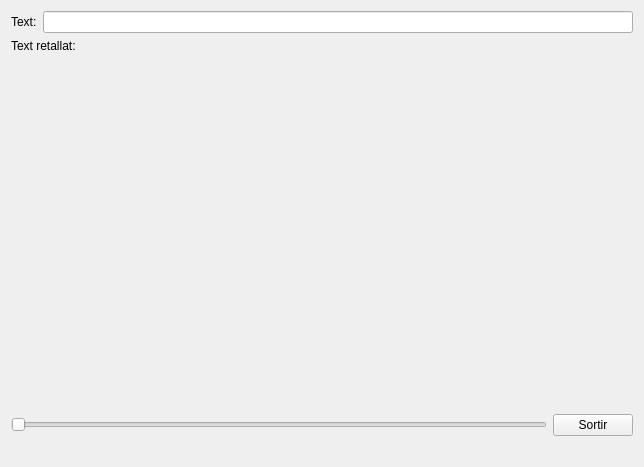
<?xml version="1.0" encoding="UTF-8"?>
<ui version="4.0">
 <class>Form</class>
 <widget class="QWidget" name="Form">
  <property name="geometry">
   <rect>
    <x>0</x>
    <y>0</y>
    <width>644</width>
    <height>467</height>
   </rect>
  </property>
  <property name="windowTitle">
   <string>Ejercicio1</string>
  </property>
  <layout class="QVBoxLayout" name="verticalLayout_5">
   <item>
    <layout class="QVBoxLayout" name="verticalLayout_4">
     <item>
      <layout class="QVBoxLayout" name="verticalLayout_3">
       <item>
        <layout class="QVBoxLayout" name="verticalLayout_2">
         <item>
          <layout class="QHBoxLayout" name="horizontalLayout_3">
           <item>
            <widget class="QLabel" name="label">
             <property name="text">
              <string>Text:</string>
             </property>
            </widget>
           </item>
           <item>
            <widget class="MyLinerEdit" name="lineEdit"/>
           </item>
          </layout>
         </item>
         <item>
          <layout class="QHBoxLayout" name="horizontalLayout_5">
           <item>
            <widget class="QLabel" name="label_2">
             <property name="text">
              <string>Text retallat: </string>
             </property>
            </widget>
           </item>
           <item>
            <widget class="MyLinerEdit2" name="TextoSalida">
             <property name="text">
              <string/>
             </property>
            </widget>
           </item>
          </layout>
         </item>
        </layout>
       </item>
       <item>
        <spacer name="verticalSpacer">
         <property name="orientation">
          <enum>Qt::Vertical</enum>
         </property>
         <property name="sizeHint" stdset="0">
          <size>
           <width>20</width>
           <height>89</height>
          </size>
         </property>
        </spacer>
       </item>
      </layout>
     </item>
     <item>
      <layout class="QHBoxLayout" name="horizontalLayout_2">
       <item>
        <widget class="QSlider" name="horizontalSlider">
         <property name="orientation">
          <enum>Qt::Horizontal</enum>
         </property>
        </widget>
       </item>
       <item>
        <widget class="QPushButton" name="pushButton">
         <property name="text">
          <string>Sortir</string>
         </property>
        </widget>
       </item>
      </layout>
     </item>
    </layout>
   </item>
   <item>
    <spacer name="horizontalSpacer">
     <property name="orientation">
      <enum>Qt::Horizontal</enum>
     </property>
     <property name="sizeHint" stdset="0">
      <size>
       <width>629</width>
       <height>20</height>
      </size>
     </property>
    </spacer>
   </item>
  </layout>
 </widget>
 <customwidgets>
  <customwidget>
   <class>MyLinerEdit</class>
   <extends>QLineEdit</extends>
   <header location="global">MyLinerEdit.h</header>
   <slots>
    <slot>tractaReturn()</slot>
    <slot>guardaTexts(QString)</slot>
   </slots>
  </customwidget>
  <customwidget>
   <class>MyLinerEdit2</class>
   <extends>QLabel</extends>
   <header location="global">MyLinerEdit.h</header>
   <slots>
    <slot>guardaText(QString)</slot>
    <slot>setTextTruncat(int)</slot>
   </slots>
  </customwidget>
 </customwidgets>
 <resources/>
 <connections>
  <connection>
   <sender>lineEdit</sender>
   <signal>returnPressed()</signal>
   <receiver>lineEdit</receiver>
   <slot>tractaReturn()</slot>
   <hints>
    <hint type="sourcelabel">
     <x>112</x>
     <y>22</y>
    </hint>
    <hint type="destinationlabel">
     <x>385</x>
     <y>29</y>
    </hint>
   </hints>
  </connection>
  <connection>
   <sender>pushButton</sender>
   <signal>clicked()</signal>
   <receiver>Form</receiver>
   <slot>close()</slot>
   <hints>
    <hint type="sourcelabel">
     <x>604</x>
     <y>397</y>
    </hint>
    <hint type="destinationlabel">
     <x>641</x>
     <y>448</y>
    </hint>
   </hints>
  </connection>
  <connection>
   <sender>lineEdit</sender>
   <signal>textChanged(QString)</signal>
   <receiver>TextoSalida</receiver>
   <slot>guardaText(QString)</slot>
   <hints>
    <hint type="sourcelabel">
     <x>510</x>
     <y>34</y>
    </hint>
    <hint type="destinationlabel">
     <x>510</x>
     <y>56</y>
    </hint>
   </hints>
  </connection>
  <connection>
   <sender>horizontalSlider</sender>
   <signal>sliderMoved(int)</signal>
   <receiver>TextoSalida</receiver>
   <slot>setTextTruncat(int)</slot>
   <hints>
    <hint type="sourcelabel">
     <x>252</x>
     <y>418</y>
    </hint>
    <hint type="destinationlabel">
     <x>433</x>
     <y>57</y>
    </hint>
   </hints>
  </connection>
 </connections>
</ui>
